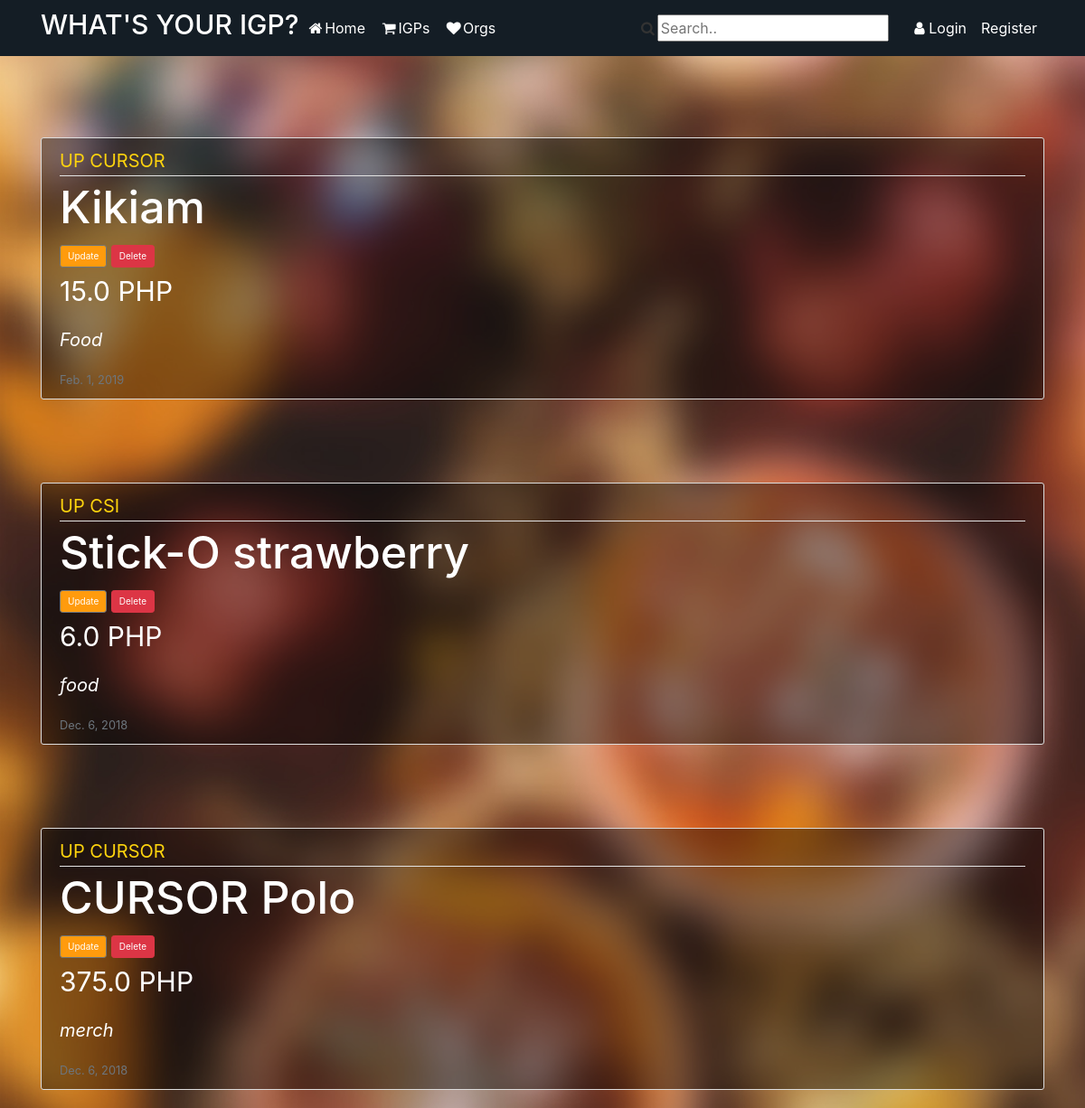
The page /app/igps/ on the database its author committed.
### app/models.py (models this page shows, shortened)
class IGP(models.Model):
	item = models.CharField(max_length=100)
	org = models.ForeignKey(ORG, on_delete=models.CASCADE)
	itype = models.CharField(max_length=100)
	price = models.FloatField(null=True, blank=True, default=None)
	date_posted = models.DateTimeField(default=timezone.now)

class ORG(models.Model):
	name = models.CharField(max_length=100, unique=True)
	desc = models.TextField()
	def __str__(self):
		return self.name

### app/views.py (the view)
# urls.py: path('igps/', IGPListView.as_view(), name='app-igps'),
class IGPListView(ListView):
	model = IGP
	template_name = 'app/igp.html'
	context_object_name = 'igp'
	ordering = ['-date_posted']

### app/templates/app/igp.html (shortened to what this page needs)
{% extends "app/base.html" %}
{% load static %}
{% block content %}
	{% for i in igp %}
	<!DOCTYPE html>
	<html>
	<body>
	</body>
		<br/><br/><br/>
		<article class="media content-section" style="color:white;background-color: rgba(0,0,0,0.4)">
			<div class="media-body">
				<div class="article-metadata" >
					<a class="mr-2" href="{% url 'orgigps_detail' i.org.id %}" style="color:#ffd40d;font-size:20px">{{ i.org }}</a>
				</div>
				<h2 style="color:white; font-size:50px">{{ i.item }}</h2>
				<a class="btn btn-secondary btn-sm mt-1 mb-1" href="{% url 'igp-update' i.id %}" style="background-color:#ff9b0d;font-size:10px">Update</a>
				<a class="btn btn-danger btn-sm mt-1 mb-1" href="{% url 'igp-delete' i.id %}" style="font-size:10px ">Delete</a>
				<p class="article-content" style="font-size:30px">{{ i.price }} PHP</p>
				<p class="article-content" style="font-size:20px"><i>{{ i.itype }}</i></p>
				<small class="text-muted">{{ i.date_posted|date }}</small>
			</div>
		</article>
	</html>
	{% endfor %}
{% endblock content %}

### app/templates/app/base.html (shortened to what this page needs)
{% load static %}
<!DOCTYPE html>
<html>
<head>
	<link rel="stylesheet" href="https://maxcdn.bootstrapcdn.com/bootstrap/4.0.0/css/bootstrap.min.css">
	<link rel="stylesheet" href="https://cdnjs.cloudflare.com/ajax/libs/font-awesome/4.7.0/css/font-awesome.min.css">
	<link rel="stylesheet" type="text/css" href="{% static 'app/main.css' %}">
</head>
<header class="site-header">
	<nav class="navbar navbar-expand-md navbar-custom fixed-top">
		<div class="container">
			<h3 style = "color:white; font-size:30px">WHAT'S YOUR IGP?</h3>
			<div class="collapse navbar-collapse" id="navbarToggle">
				<div class="navbar-nav mr-auto">
					<a class="nav-item nav-link" href="{% url 'app-home' %}" style = "color:#ffffff"><i class="fa fa-fw fa-home"></i>Home</a>
					<a class="nav-item nav-link" href="{% url 'app-igps' %}" style = "color:#ffffff"><i class="fa fa-fw fa-shopping-cart"></i>IGPs</a>
					<a class="nav-item nav-link" href="{% url 'app-orgs' %}" style = "color:#ffffff"><i class="fa fa-fw fa-heart"></i>Orgs</a>
				</div>
				<div class="navbar">
					<i class="fa fa-fw fa-search"></i><input type="text" placeholder="Search..">
				</div>
				<div class="navbar-nav">
					{% if user.is_authenticated %}
						<a class="nav-item nav-link" href="{% url 'igp-create' %}" style = "color:#ffffff"><i class="fa fa-fw fa-plus"></i>New IGP</a>
						<a class="nav-item nav-link" href="{% url 'org-create' %}" style = "color:#ffffff"><i class="fa fa-fw fa-plus"></i>New Org</a>
						<a class="nav-item nav-link" href="{%  url 'profile' %}" style = "color:#ffffff"><i class="fa fa-fw fa-user"></i>Profile</a>
						<a class="nav-item nav-link" href="{% url 'logout' %}" style = "color:#ffffff">Logout</a>
					{% else %}
						<a class="nav-item nav-link" href="{% url 'login' %}" style = "color:#ffffff"><i class="fa fa-fw fa-user"></i>Login</a>
						<a class="nav-item nav-link" href="{%  url 'register' %}" style = "color:#ffffff">Register</a>
					{% endif %}
				</div>
			</div>
		</div>
	</nav>
</header>
<body>
	<main role="main" class="container">
		{% block content %}{% endblock %}
	</main>
</body>
</html>

### app/static/app/main.css (style rules this page uses)
body { background: #fafafa; color: #333333; margin-top: 5rem; }
h1, h2, h3, h4, h5, h6 { color: #444444; }
.site-header .navbar-nav .nav-link { color: #cbd5db; }
.content-section { background: #ffffff; padding: 10px 20px; border: 1px solid #dddddd; border-radius: 3px; margin-bottom: 20px; }
.article-content { white-space: pre-line; }
.article-metadata { padding-bottom: 1px; margin-bottom: 4px; border-bottom: 1px solid #e3e3e3 }

### app/templates/app/base.html (style rules this page uses)
.navbar-custom { background-color: #141d25; background-image: none; background-repeat: no-repeat; }

### rows shown on the page
IGP: org "UP CURSOR", item "Kikiam", price "15.0", itype "Food", date_posted "Feb. 1, 2019"
IGP: org "UP CSI", item "Stick-O strawberry", price "6.0", itype "food", date_posted "Dec. 6, 2018"
IGP: org "UP CURSOR", item "CURSOR Polo", price "375.0", itype "merch", date_posted "Dec. 6, 2018"
